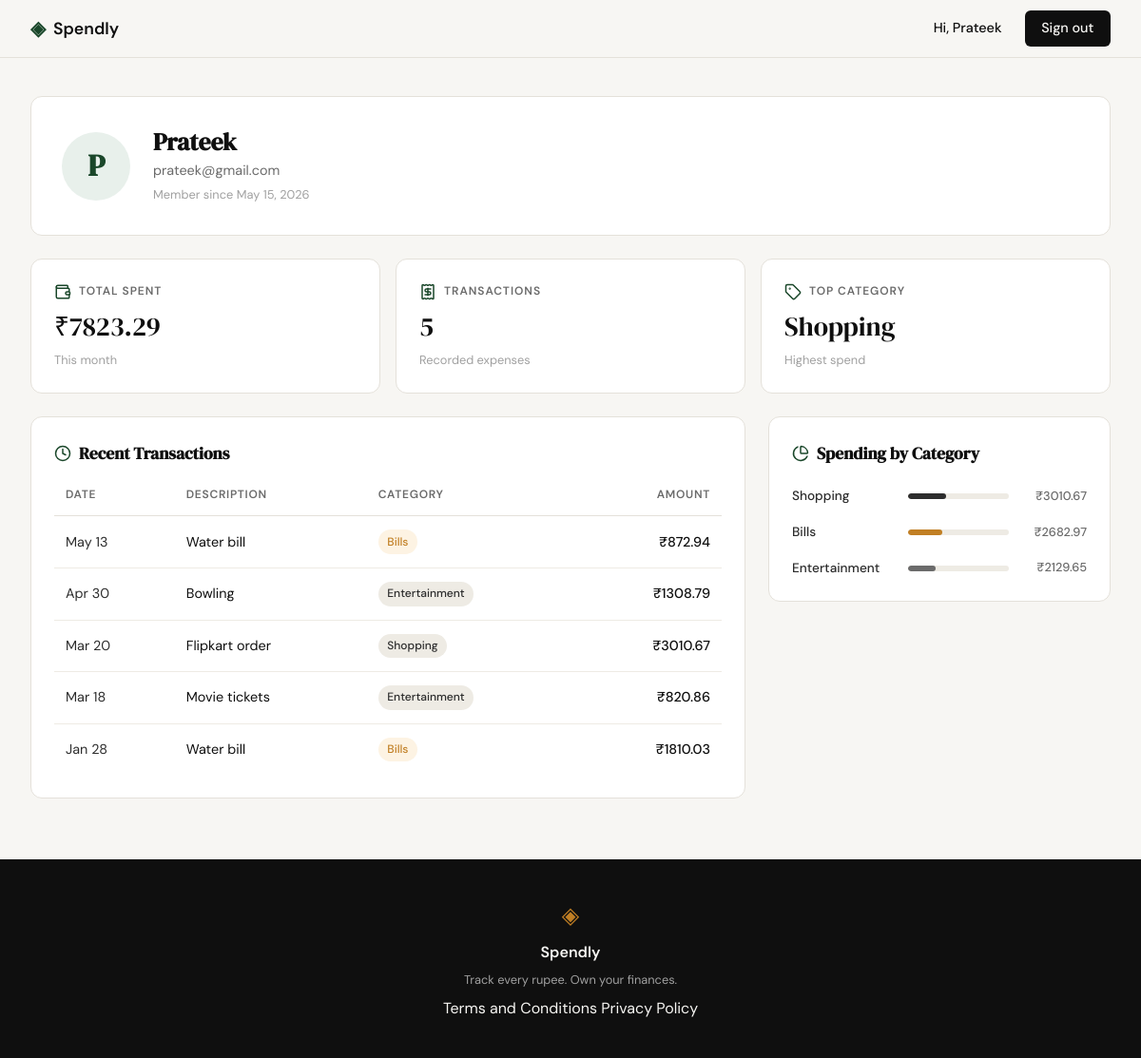
Page /profile (signed in) on the committed database.
### tables this page shows
CREATE TABLE users (
            id            INTEGER PRIMARY KEY AUTOINCREMENT,
            name          TEXT    NOT NULL,
            email         TEXT    UNIQUE NOT NULL,
            password_hash TEXT    NOT NULL,
            created_at    TEXT    DEFAULT (datetime('now'))
        );

CREATE TABLE expenses (
            id          INTEGER PRIMARY KEY AUTOINCREMENT,
            user_id     INTEGER NOT NULL REFERENCES users(id),
            amount      REAL    NOT NULL,
            category    TEXT    NOT NULL,
            date        TEXT    NOT NULL,
            description TEXT,
            created_at  TEXT    DEFAULT (datetime('now'))
        );

### app.py (the view)
@app.route("/profile")
def profile():
    if not session.get("user_id"):
        return redirect(url_for("login"))
    user_id = session["user_id"]
    db = get_db()
    user_row = db.execute(
        "SELECT name, email, created_at FROM users WHERE id = ?", (user_id,)
    ).fetchone()
    db.close()
    user = {
        "name": user_row["name"],
        "email": user_row["email"],
        "member_since": datetime.strptime(
            user_row["created_at"][:19], "%Y-%m-%d %H:%M:%S"
        ).strftime("%B %d, %Y"),
    }
    stats = _build_stats(user_id)
    transactions = _build_transactions(user_id)
    categories = _build_categories(user_id)
    return render_template("profile.html",
        user=user, stats=stats,
        transactions=transactions, categories=categories)

### app.py (called while the page is built)
def _build_transactions(user_id):
    db = get_db()
    rows = db.execute(
        "SELECT date, description, category, amount "
        "FROM expenses WHERE user_id = ? ORDER BY date DESC",
        (user_id,),
    ).fetchall()
    db.close()
    return [
        {
            "date": datetime.strptime(r["date"], "%Y-%m-%d").strftime("%b %d"),
            "description": r["description"] or "",
            "category": r["category"],
            "amount": f"₹{r['amount']:.2f}",
        }
        for r in rows
    ]

def _build_stats(user_id):
    db = get_db()
    rows = db.execute(
        "SELECT amount, category FROM expenses WHERE user_id = ?",
        (user_id,),
    ).fetchall()
    db.close()
    if not rows:
        return {"total_spent": "₹0.00", "transaction_count": 0, "top_category": "—"}
    total = sum(r["amount"] for r in rows)
    cat_totals = {}
    for r in rows:
        cat_totals[r["category"]] = cat_totals.get(r["category"], 0) + r["amount"]
    top_category = max(cat_totals, key=cat_totals.get)
    return {
        "total_spent": f"₹{total:.2f}",
        "transaction_count": len(rows),
        "top_category": top_category,
    }

def _build_categories(user_id):
    db = get_db()
    rows = db.execute(
        "SELECT category, amount FROM expenses WHERE user_id = ?",
        (user_id,),
    ).fetchall()
    db.close()
    cat_totals = {}
    for r in rows:
        cat_totals[r["category"]] = cat_totals.get(r["category"], 0) + r["amount"]
    total = sum(cat_totals.values())
    if total == 0:
        return []
    return sorted(
        [
            {
                "name": cat,
                "amount": f"₹{amt:.2f}",
                "pct": round(amt / total * 100),
            }
            for cat, amt in cat_totals.items()
        ],
        key=lambda x: -cat_totals[x["name"]],
    )

### database/db.py (called while the page is built)
def get_db():
    conn = sqlite3.connect(DB_PATH)
    conn.row_factory = sqlite3.Row
    conn.execute("PRAGMA foreign_keys = ON")
    return conn

### templates/profile.html (shortened to what this page needs)
{% extends "base.html" %}
{% block content %}
<div class="profile-page">
    <div class="profile-header-card">
        <div class="profile-avatar">{{ user.name[0] | upper }}</div>
        <div>
            <h1 class="profile-name">{{ user.name }}</h1>
            <p class="profile-email">{{ user.email }}</p>
            <p class="profile-since">Member since {{ user.member_since }}</p>
        </div>
    </div>
    <div class="profile-stats-grid">
        <div class="profile-stat-card">
            <div class="stat-icon-row">
                <span class="stat-icon"><i data-lucide="wallet"></i></span>
                <span class="stat-label">Total Spent</span>
            </div>
            <div class="stat-value">{{ stats.total_spent }}</div>
            <div class="stat-sub">This month</div>
        </div>
        <div class="profile-stat-card">
            <div class="stat-icon-row">
                <span class="stat-icon"><i data-lucide="receipt"></i></span>
                <span class="stat-label">Transactions</span>
            </div>
            <div class="stat-value">{{ stats.transaction_count }}</div>
            <div class="stat-sub">Recorded expenses</div>
        </div>
        <div class="profile-stat-card">
            <div class="stat-icon-row">
                <span class="stat-icon"><i data-lucide="tag"></i></span>
                <span class="stat-label">Top Category</span>
            </div>
            <div class="stat-value">{{ stats.top_category }}</div>
            <div class="stat-sub">Highest spend</div>
        </div>
    </div>
    <div class="profile-lower-grid">
        <div class="profile-card">
            <h2 class="profile-card-title">
                <i data-lucide="clock"></i>
                Recent Transactions
            </h2>
            <div class="profile-table-wrap">
                <table class="profile-table">
                    <thead>
                        <tr>
                            <th>Date</th>
                            <th>Description</th>
                            <th>Category</th>
                            <th class="col-amount">Amount</th>
                        </tr>
                    </thead>
                    <tbody>
                        {% for tx in transactions %}
                        <tr>
                            <td>{{ tx.date }}</td>
                            <td class="col-desc">{{ tx.description }}</td>
                            <td>
                                <span class="badge badge-{{ tx.category | lower }}">
                                    {{ tx.category }}
                                </span>
                            </td>
                            <td class="col-amount">{{ tx.amount }}</td>
                        </tr>
                        {% endfor %}
                    </tbody>
                </table>
            </div>
        </div>
        <div class="profile-card">
            <h2 class="profile-card-title">
                <i data-lucide="pie-chart"></i>
                Spending by Category
            </h2>
            <div class="cat-list">
                {% for cat in categories %}
                <div class="cat-row">
                    <span class="cat-name">{{ cat.name }}</span>
                    <div class="cat-bar-track">
                        <div class="cat-bar cat-bar-{{ cat.name | lower }}" style="width: {{ cat.pct }}%"></div>
                    </div>
                    <span class="cat-amount">{{ cat.amount }}</span>
                </div>
                {% endfor %}
            </div>
        </div>
    </div>
</div>
{% endblock %}

### templates/base.html (shortened to what this page needs)
<!DOCTYPE html>
<html lang="en">
<head>
    <link rel="stylesheet" href="{{ url_for('static', filename='css/style.css') }}">
</head>
<body>
    <nav class="navbar">
        <div class="nav-inner">
            <a href="{{ url_for('landing') }}" class="nav-brand">
                <span class="brand-icon">◈</span>
                <span class="brand-name">Spendly</span>
            </a>
            <div class="nav-links">
                {% if session.get("user_id") %}
                    <span class="nav-greeting">Hi, {{ session["user_name"].split()[0] }}</span>
                    <a href="{{ url_for('logout') }}" class="nav-cta">Sign out</a>
                {% else %}
                    <a href="{{ url_for('login') }}">Sign in</a>
                    <a href="{{ url_for('register') }}" class="nav-cta">Get started</a>
                {% endif %}
            </div>
        </div>
    </nav>
    <main class="main-content">
        {% block content %}{% endblock %}
    </main>
    <footer class="footer">
        <div class="footer-inner">
            <span class="brand-icon">◈</span>
            <span class="footer-name">Spendly</span>
            <p class="footer-copy">Track every rupee. Own your finances.</p>
            <div class="footer-links">
                <a href="{{ url_for('terms') }}">Terms and Conditions</a>
                <a href="{{ url_for('privacy') }}">Privacy Policy</a>
            </div>
        </div>
    </footer>
</body>
</html>

### static/css/style.css (style rules this page uses)
:root { --ink: #0f0f0f; --ink-soft: #2d2d2d; --ink-muted: #6b6b6b; --ink-faint: #a0a0a0; --paper: #f7f6f3; --paper-warm: #f0ede6; --paper-card: #ffffff; --accent: #1a472a; --accent-light: #e8f0eb; --accent-2: #c17f24; --accent-2-light: #fdf3e3; --danger: #c0392b; --danger-light: #fdecea; --border: #e4e1da; --border-soft: #eeebe4; --font-display: 'DM Serif Display', Georgia, serif; --font-body: 'DM Sans', system-ui, sans-serif; --max-width: 1200px; --auth-width: 440px; --radius-sm: 6px; --radius-md: 12px; --radius-lg: 20px; }
*, *::before, *::after { box-sizing: border-box; margin: 0; padding: 0; }
html { font-size: 16px; scroll-behavior: smooth; }
body { background: var(--paper); color: var(--ink); font-family: var(--font-body); font-size: 1rem; line-height: 1.6; -webkit-font-smoothing: antialiased; }
a { color: inherit; text-decoration: none; }
.navbar { position: sticky; top: 0; z-index: 100; background: var(--paper); border-bottom: 1px solid var(--border); padding: 0 2rem; }
.nav-inner { max-width: var(--max-width); margin: 0 auto; height: 60px; display: flex; align-items: center; justify-content: space-between; }
.nav-brand { display: flex; align-items: center; gap: 0.5rem; font-family: var(--font-body); font-weight: 600; font-size: 1.1rem; color: var(--ink); }
.brand-icon { color: var(--accent); font-size: 1.3rem; }
.brand-name { color: var(--ink); }
.nav-links { display: flex; align-items: center; gap: 1.5rem; font-size: 0.9rem; font-weight: 500; }
.nav-links a { color: var(--ink-muted); transition: color 0.2s; }
.nav-cta { background: var(--ink) !important; color: var(--paper) !important; padding: 0.45rem 1.1rem; border-radius: var(--radius-sm); transition: background 0.2s !important; }
.main-content { min-height: calc(100vh - 60px - 100px); }
.footer { background: var(--ink); color: var(--paper); padding: 2.5rem 2rem; text-align: center; }
.footer-inner { display: flex; flex-direction: column; align-items: center; gap: 0.4rem; }
.footer .brand-icon { color: var(--accent-2); font-size: 1.5rem; }
.footer-name { font-weight: 600; font-size: 1rem; }
.footer-copy { font-size: 0.8rem; color: var(--ink-faint); }

### rows in the picture
users: user_name "Prateek", name "P", name "Prateek", email "prateek@gmail.com"
expenses: top_category "Shopping", date "Mar 20", description "Flipkart order", category "Shopping", amount "₹3010.67", name "Shopping"
expenses: date "May 13", description "Water bill", category "Bills", amount "₹872.94"
expenses: date "Apr 30", description "Bowling", category "Entertainment", amount "₹1308.79", name "Entertainment", amount "₹2129.65"
expenses: date "Mar 18", description "Movie tickets", category "Entertainment", amount "₹820.86"
expenses: date "Jan 28", description "Water bill", category "Bills", amount "₹1810.03", name "Bills", amount "₹2682.97"

### other values in the picture
{{ user.member_since }} "May 15, 2026"
{{ stats.total_spent }} "₹7823.29"
{{ stats.transaction_count }} "5"
